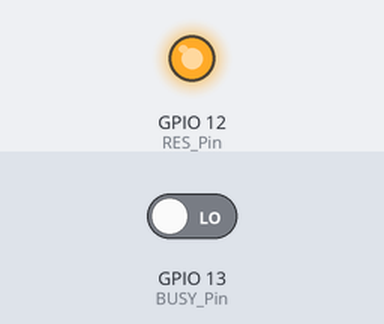
Recording of a sketch running on a simulated ESP32. Shown: output pins drawn as LEDs (lit = HIGH). The inputs (shaded band) are chosen by the test bench; at power-on: GPIO 13 (BUSY_Pin) LOW. Pins used as bus, display or sensor lines are not drawn. At 4.5 s the program stops and its outputs stay as they are.

Above: at 0.1 s.
Timing chart, 0 to 3.8 s (numbered marks = the images above):
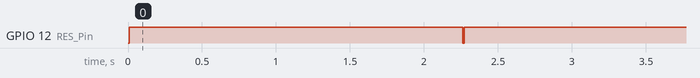

Measured:
- by itself, GPIO 12 (RES_Pin): LOW → HIGH at 0.01 s, → LOW 2.3 s later, → HIGH 0.01 s later

The sketch:

GDEY0154Z90_ESP32.ino
```cpp
#include <SPI.h>
#include"Ap_29demo.h"
//IO settings
int BUSY_Pin = A14;
int RES_Pin = A15;
int DC_Pin = A16;
int CS_Pin = A17;
//SCLK--GPIO23
//MOSI---GPIO18

#define EPD_W21_CS_0 digitalWrite(CS_Pin,LOW)
#define EPD_W21_CS_1 digitalWrite(CS_Pin,HIGH)
#define EPD_W21_DC_0  digitalWrite(DC_Pin,LOW)
#define EPD_W21_DC_1  digitalWrite(DC_Pin,HIGH)
#define EPD_W21_RST_0 digitalWrite(RES_Pin,LOW)
#define EPD_W21_RST_1 digitalWrite(RES_Pin,HIGH)
#define isEPD_W21_BUSY digitalRead(BUSY_Pin)
//200*200///////////////////////////////////////

#define MONOMSB_MODE 1
#define MONOLSB_MODE 2
#define RED_MODE     3

#define MAX_LINE_BYTES 25// =200/8
#define MAX_COLUMN_BYTES  200

#define ALLSCREEN_GRAGHBYTES  5000

////////FUNCTION//////
void driver_delay_us(unsigned int xus);
void driver_delay_xms(unsigned long xms);
void DELAY_S(unsigned int delaytime);
void SPI_Delay(unsigned char xrate);
void SPI_Write(unsigned char value);
void Epaper_Write_Command(unsigned char command);
void Epaper_Write_Data(unsigned char command);
//EPD
void Epaper_READBUSY(void);
void EPD_HW_Init(void); //Electronic paper initialization
void EPD_Update(void);
void EPD_DeepSleep(void);

//Display
void EPD_WhiteScreen_ALL(const unsigned char *BW_datas,const unsigned char *R_datas);
void EPD_WhiteScreen_ALL_Clean(void);
void setup() {
   pinMode(BUSY_Pin, INPUT);
   pinMode(RES_Pin, OUTPUT);
   pinMode(DC_Pin, OUTPUT);
   pinMode(CS_Pin, OUTPUT);
   //SPI
   SPI.beginTransaction(SPISettings(10000000, MSBFIRST, SPI_MODE0));
   SPI.begin ();
}

//Tips//
/*When the electronic paper is refreshed in full screen, the picture flicker is a normal phenomenon, and the main function is to clear the display afterimage in the previous picture.
  When the local refresh is performed, the screen does not flash.*/
/*When you need to transplant the driver, you only need to change the corresponding IO. The BUSY pin is the input mode and the others are the output mode. */

void loop() {
    //Full screen refresh
    EPD_HW_Init(); //Electronic paper initialization
    EPD_WhiteScreen_ALL(gImage_BW,gImage_R); //Refresh the picture in full screen
    EPD_DeepSleep(); //Enter deep sleep,Sleep instruction is necessary, please do not delete!!!
    delay(2000);

    //Clean
    EPD_HW_Init(); //Electronic paper initialization
    EPD_WhiteScreen_ALL_Clean();
    EPD_DeepSleep(); //Enter deep sleep,Sleep instruction is necessary, please do not delete!!!
    delay(2000);
    while(1);
}


///////////////////EXTERNAL FUNCTION////////////////////////////////////////////////////////////////////////
/////////////////////delay//////////////////////////////////////
void driver_delay_us(unsigned int xus)  //1us
{
  for(;xus>1;xus--);
}
void driver_delay_xms(unsigned long xms) //1ms
{
    unsigned long i = 0 , j=0;

    for(j=0;j<xms;j++)
  {
        for(i=0; i<256; i++);
    }
}
void DELAY_S(unsigned int delaytime)
{
  int i,j,k;
  for(i=0;i<delaytime;i++)
  {
    for(j=0;j<4000;j++)
    {
      for(k=0;k<222;k++);

    }
  }
}
//////////////////////SPI///////////////////////////////////
void SPI_Delay(unsigned char xrate)
{
  unsigned char i;
  while(xrate)
  {
    for(i=0;i<2;i++);
    xrate--;
  }
}


void SPI_Write(unsigned char value)
{
  SPI.transfer(value);
}

void Epaper_Write_Command(unsigned char command)
{
  SPI_Delay(1);
  EPD_W21_CS_0;
  EPD_W21_DC_0;   // command write
  SPI_Write(command);
  EPD_W21_CS_1;
}
void Epaper_Write_Data(unsigned char command)
{
  SPI_Delay(1);
  EPD_W21_CS_0;
  EPD_W21_DC_1;   // command write
  SPI_Write(command);
  EPD_W21_CS_1;
}

/////////////////EPD settings Functions/////////////////////

//////////////////////////////////////////////////////////////////////////////////////////////////
//SSD1680
void EPD_HW_Init(void)
{
  EPD_W21_RST_0;  // Module reset
  delay(10); //At least 10ms delay
  EPD_W21_RST_1;
  delay(10); //At least 10ms delay

  Epaper_READBUSY();
  Epaper_Write_Command(0x12);  //SWRESET
  Epaper_READBUSY();

  Epaper_Write_Command(0x01); //Driver output control
  Epaper_Write_Data(0xC7);
  Epaper_Write_Data(0x00);
  Epaper_Write_Data(0x00);

  Epaper_Write_Command(0x11); //data entry mode
  Epaper_Write_Data(0x01);

  Epaper_Write_Command(0x44); //set Ram-X address start/end position
  Epaper_Write_Data(0x00);
  Epaper_Write_Data(0x18);    //0x18-->(24+1)*8=200

  Epaper_Write_Command(0x45); //set Ram-Y address start/end position
  Epaper_Write_Data(0xC7);    //0xC7-->(199+1)=200
  Epaper_Write_Data(0x00);
  Epaper_Write_Data(0x00);
  Epaper_Write_Data(0x00);

  Epaper_Write_Command(0x3C); //BorderWavefrom
  Epaper_Write_Data(0x05);

  Epaper_Write_Command(0x18); //Read built-in temperature sensor
  Epaper_Write_Data(0x80);

  Epaper_Write_Command(0x4E);   // set RAM x address count to 0;
  Epaper_Write_Data(0x00);
  Epaper_Write_Command(0x4F);   // set RAM y address count to 0X199;
  Epaper_Write_Data(0xC7);
  Epaper_Write_Data(0x00);
  Epaper_READBUSY();

}
//////////////////////////////All screen update////////////////////////////////////////////
void EPD_WhiteScreen_ALL(const unsigned char *BW_datas,const unsigned char *R_datas)
{
   unsigned int i;
  Epaper_Write_Command(0x24);   //write RAM for black(0)/white (1)
   for(i=0;i<ALLSCREEN_GRAGHBYTES;i++)
   {
     Epaper_Write_Data(pgm_read_byte(&BW_datas[i]));
   }
  Epaper_Write_Command(0x26);   //write RAM for black(0)/white (1)
   for(i=0;i<ALLSCREEN_GRAGHBYTES;i++)
   {
     Epaper_Write_Data(~(pgm_read_byte(&R_datas[i])));
   }
   EPD_Update();
}

void EPD_WhiteScreen_ALL_Clean(void)
{
   unsigned int i;
  Epaper_Write_Command(0x24);   //write RAM for black(0)/white (1)
   for(i=0;i<ALLSCREEN_GRAGHBYTES;i++)
   {
     Epaper_Write_Data(0xff);
   }
  Epaper_Write_Command(0x26);   //write RAM for black(0)/white (1)
   for(i=0;i<ALLSCREEN_GRAGHBYTES;i++)
   {
     Epaper_Write_Data(0x00);
   }
   EPD_Update();
}

/////////////////////////////////////////////////////////////////////////////////////////
void EPD_Update(void)
{
  Epaper_Write_Command(0x22); //Display Update Control
  Epaper_Write_Data(0xF7);
  Epaper_Write_Command(0x20);  //Activate Display Update Sequence
  Epaper_READBUSY();

}

void EPD_DeepSleep(void)
{
  Epaper_Write_Command(0x10); //enter deep sleep
  Epaper_Write_Data(0x01);
  delay(100);
}
void Epaper_READBUSY(void)
{
  while(1)
  {   //=1 BUSY
     if(isEPD_W21_BUSY==0) break;
  }
}


//////////////////////////////////END//////////////////////////////////////////////////
```

Source omitted: Ap_29demo.h (data table, 50798 bytes)
